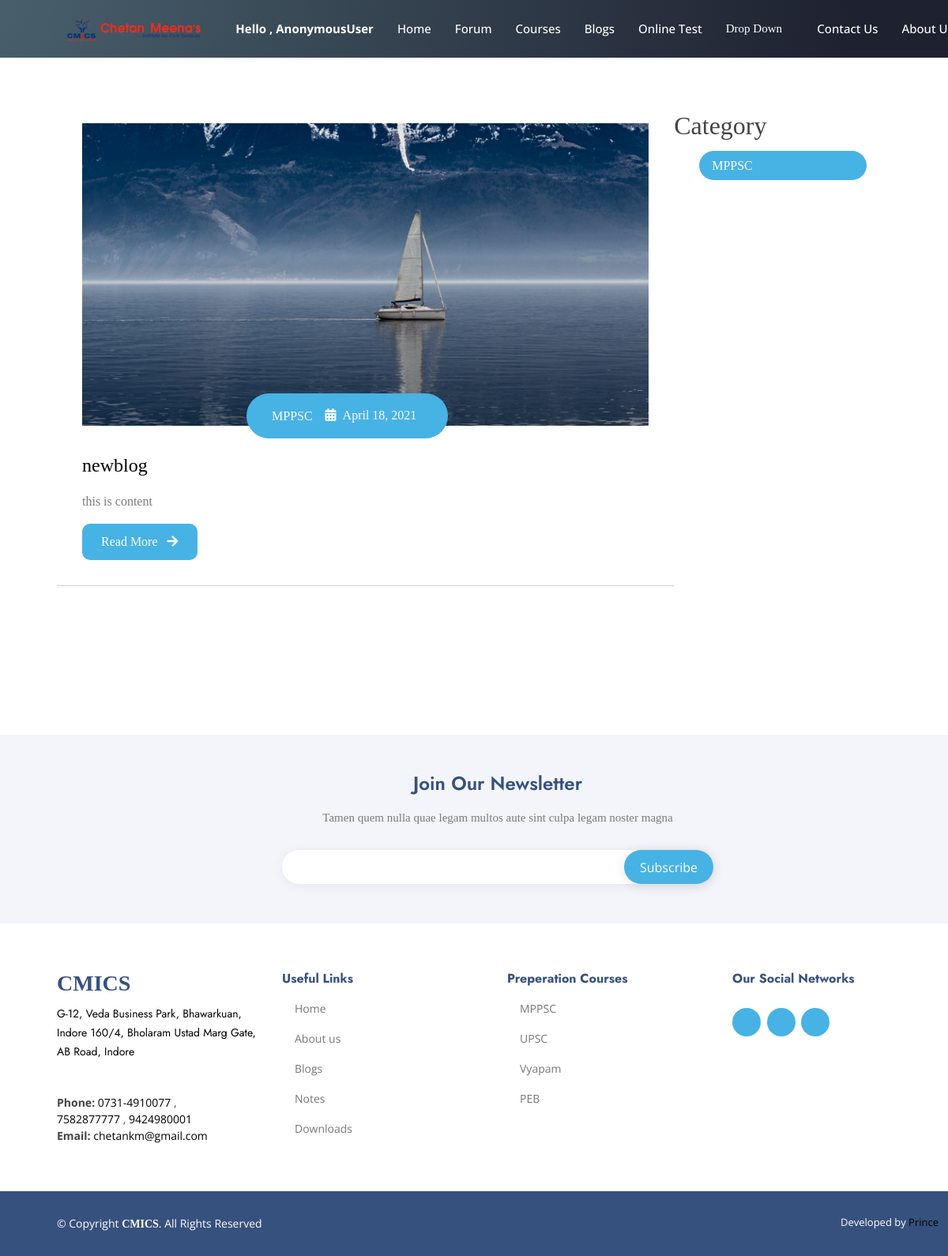
Page /blog on the committed database.
### blog/models.py (models this page shows, shortened)
class Blog(models.Model):
    title = models.CharField(max_length=100,null=True)
    image = models.ImageField(null=True)
    content = RichTextUploadingField(null=True,blank=True)
    pub_date = models.DateTimeField(auto_now_add=True,null=True)
    published = models.BooleanField(default=None)
    category = models.CharField(max_length=255, default='')
    categories = models.ForeignKey(Category,verbose_name='Category',on_delete=models.PROTECT)
    snippet = models.CharField(max_length=500,default="click to read more",null=True)

class Category(models.Model):
    category = models.CharField(max_length=255)
    class Meta:
        verbose_name = "Category"
        verbose_name_plural= "Categories"
        ordering = ['-category']
    def __str__(self):
        return self.category

### blog/views.py (the view)
# urls.py: path('blog',BlogView.as_view(),name='blog'),
class BlogView(ListView):
     model = Blog
     template_name = 'blog.html'
     ordering = ['-id']
     paginate_by = 4
     paginate_orphans = 1
     def get_context_data(self,*args,**kwargs):
        cat_menu = Category.objects.all()
        context = super(BlogView,self).get_context_data(*args,**kwargs)
        context["cat_menu"] = cat_menu
        return context

### templates/blog.html (shortened to what this page needs)
{%extends 'another.html'%}
{%load static%}
    {%block body%}
    <link rel="stylesheet" href="{%static 'css/all.css'%}">
    <link rel="stylesheet" href="{%static 'css/aos.css' %}">
    <link rel="stylesheet" href="{%static 'css/blog.css'%}">
    <main>
        <section class="container ">
            <div class="site-content" style="margin-top: 5rem;">
                <div class="posts">
                  {% for blog in page_obj %}
                    <div class="post-content" data-aos="zoom-in" data-aos-delay="200">
                        <div class="post-image">
                            <div>
                                <img src="{{blog.image.url}}" class="img" alt="blog1">
                            </div>
                            <div class="post-info flex-row" style="background: #47b2e4;color:white;">
                                <a href="{% url 'category' blog.category %}" style="color:white;"><span>&nbsp;&nbsp;{{blog.categories}}</span></a>
                                <span><i
                                        class="fas fa-calendar-alt "></i>&nbsp;&nbsp;{{blog.pub_date|date}}</span>
                            </div>
                        </div>
                        <div class="post-title">
                            <a href="{% url 'blog-detail' blog.pk %}">{{blog.title}}</a>
                            <p>{{blog.content| safe|truncatewords:"200"|linebreaks }}
                            </p>
                            <a href="{% url 'blog-detail' blog.pk %}"> <button class="btn post-btn" style="background: #47b2e4;color:white;">Read More &nbsp; <i
                                        class="fas fa-arrow-right"></i></button></a>
                        </div>
                    </div>
                    <hr>
                    {%endfor%}
                </div>
                <aside class="sidebar">
                    <div class="category">
                        <h2>Category</h2>
                        <ul class="category-list">
                            {% for item in cat_menu %}
                            <a href="{% url 'category' item%}" style="background: #47b2e4;color:white;">
                                <li class="list-items" data-aos="fade-left" data-aos-delay="100"style="background: #47b2e4;color:white;">
                                    {{item}}
                                </li>
                            </a>
                            {%endfor%}
                        </ul>
                    </div>
                </aside>
            </div>
        </section>
    </main>
</body>
</html>
{%endblock body%}

### static/css/cmics.css (style rules this page uses)
body { font-family: "Open Sans", sans-serif; color: #444444; }
a { color: #47b2e4; text-decoration: none; }
h1, h2, h3, h4, h5, h6 { font-family: "Jost", sans-serif; }
section { padding: 60px 0; overflow: hidden; }

### static/css/all.css (style rules this page uses)
.fa, .fas, .far, .fal, .fad, .fab { -moz-osx-font-smoothing: grayscale; -webkit-font-smoothing: antialiased; display: inline-block; font-style: normal; font-variant: normal; text-rendering: auto; line-height: 1; }
.fa-arrow-right:before { content: "\f061"; }
.fa-calendar-alt:before { content: "\f073"; }
.fa, .fas { font-family: 'Font Awesome 5 Free'; font-weight: 900; }

### static/css/blog.css (style rules this page uses)
html, body { margin: 0%; box-sizing: border-box; overflow-x: hidden; }
:root { --text-gray: #3f4954; --text-light : #686666da; --bg-color: #0f0f0f; --white: #ffffff; --midnight: #104f55; --sky: #47b2e4; --Abel: 'Abel', cursive; --Anton: 'Anton', cursive; --Josefin : 'Josefin', cursive; --Lexend: 'Lexend', cursive; --Livvic : 'Livvic', cursive; }
a { text-decoration: none; color:black; }
.flex-row { display: flex; flex-direction: row; flex-wrap: wrap; }
ul { list-style-type: none; }
h2 { font-family: var(--Lexend); }
button.btn { border: none; border-radius: 2rem; padding: 1rem 3rem; font-size: 1rem; font-family: var(--Livvic); cursor: pointer; }
span { font-family: var(--Abel); }
.container { margin: 0 5vw; }
p { font-family: var(--Lexend); color: var(--text-light); }
main .site-content { display: grid; grid-template-columns: 70% 30%; }
main .post-content { width: 100%; }
main .site-content .post-content > .post-image, .post-title { padding: 1rem 2rem; position: relative; }
main .site-content .post-content > .post-image .post-info { background: #47b2e4; padding: 1rem; position: absolute; bottom: 0%; left: 20vw; border-radius: 3rem; }
main .site-content .post-content > .post-image > div { overflow: hidden; }
main .site-content .post-content > .post-image .img { width: 100%; transition: all 1s ease; }
main .site-content .post-content > .post-image .post-info span { margin: 0 .5rem; }
main .post-content .post-title a { font-family: var(--Anton); font-size: 1.5rem; }
.site-content .post-content .post-title .post-btn { border-radius: 0; padding: .7rem 1.5rem; background: #47b2e4; border-radius: 10px; }
.site-content > .sidebar .category-list { font-family: var(--Livvic); }
.site-content > .sidebar .category-list .list-items { background: #47b2e4; padding: .4rem 1rem; margin: .8rem 0; border-radius: 3rem; width: 70%; display: flex; justify-content: space-between; }

### rows in the picture
Blog: image (picture), categories "MPPSC", pub_date "April 18, 2021", title "newblog", content "this is content"
Category: category "MPPSC"

### other values in the picture
{{ request.user }} "AnonymousUser"
